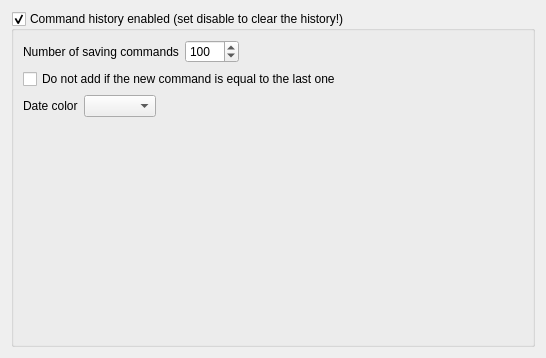
<?xml version="1.0" encoding="UTF-8"?>
<ui version="4.0">
 <class>WidgetPropConsoleLastCommand</class>
 <widget class="QWidget" name="WidgetPropConsoleLastCommand">
  <property name="geometry">
   <rect>
    <x>0</x>
    <y>0</y>
    <width>546</width>
    <height>358</height>
   </rect>
  </property>
  <property name="windowTitle">
   <string>Form</string>
  </property>
  <layout class="QHBoxLayout" name="horizontalLayout">
   <item>
    <widget class="QGroupBox" name="groupLastCommand">
     <property name="title">
      <string>Command history enabled (set disable to clear the history!)</string>
     </property>
     <property name="checkable">
      <bool>true</bool>
     </property>
     <layout class="QVBoxLayout" name="verticalLayout">
      <item>
       <layout class="QHBoxLayout" name="horizontalLayout_2">
        <item>
         <widget class="QLabel" name="label">
          <property name="text">
           <string>Number of saving commands</string>
          </property>
         </widget>
        </item>
        <item>
         <widget class="QSpinBox" name="spinCommandNumbers">
          <property name="minimum">
           <number>0</number>
          </property>
          <property name="maximum">
           <number>1000</number>
          </property>
          <property name="value">
           <number>100</number>
          </property>
         </widget>
        </item>
        <item>
         <spacer name="horizontalSpacer">
          <property name="orientation">
           <enum>Qt::Horizontal</enum>
          </property>
          <property name="sizeHint" stdset="0">
           <size>
            <width>40</width>
            <height>20</height>
           </size>
          </property>
         </spacer>
        </item>
       </layout>
      </item>
      <item>
       <widget class="QCheckBox" name="checkHideDoubleCommand">
        <property name="text">
         <string>Do not add if the new command is equal to the last one</string>
        </property>
       </widget>
      </item>
      <item>
       <layout class="QHBoxLayout" name="horizontalLayout_3">
        <item>
         <widget class="QLabel" name="label_2">
          <property name="text">
           <string>Date color</string>
          </property>
         </widget>
        </item>
        <item>
         <widget class="QComboBox" name="comboBoxColor"/>
        </item>
        <item>
         <spacer name="horizontalSpacer_2">
          <property name="orientation">
           <enum>Qt::Horizontal</enum>
          </property>
          <property name="sizeHint" stdset="0">
           <size>
            <width>40</width>
            <height>20</height>
           </size>
          </property>
         </spacer>
        </item>
       </layout>
      </item>
      <item>
       <spacer name="verticalSpacer">
        <property name="orientation">
         <enum>Qt::Vertical</enum>
        </property>
        <property name="sizeHint" stdset="0">
         <size>
          <width>20</width>
          <height>40</height>
         </size>
        </property>
       </spacer>
      </item>
     </layout>
    </widget>
   </item>
  </layout>
 </widget>
 <resources/>
 <connections/>
</ui>
